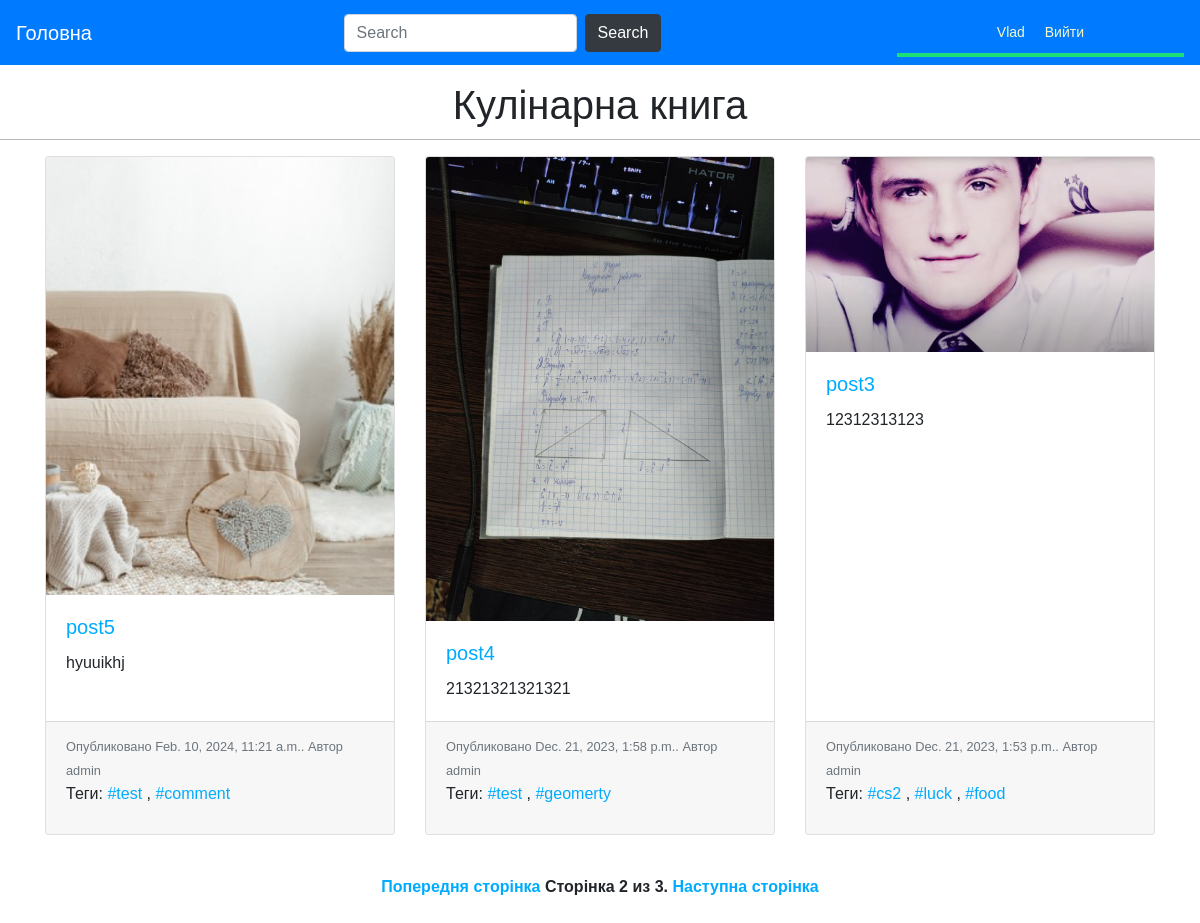
The page /blog/?page=2 (signed in) on the database its author committed.
### blog/models.py (models this page shows, shortened)
class Post(models.Model):
    STATUS_CHOISES=(('draft','Draft'),('published','Published'),)
    title = models.CharField(max_length=250,verbose_name='Post name')
    slug = models.SlugField(max_length=250,unique_for_date='publish')
    author = models.ForeignKey(User,on_delete=models.CASCADE, related_name='blog_posts',verbose_name='Author')
    short_description = models.CharField(max_length=400,verbose_name='Description')
    publish = models.DateTimeField(default=timezone.now,verbose_name='Publish date')
    created = models.DateTimeField(auto_now_add=True, verbose_name='Create date')
    updated = models.DateTimeField(auto_now=True, verbose_name='Update')
    status = models.CharField(max_length=10, choices=STATUS_CHOISES,default='draft')
    image = models.ImageField(upload_to='porodact_images/',verbose_name='Image',blank=False)
    tags = TaggableManager()
    class Meta:
        ordering=('-publish',)
    def get_absolut_url(self):
        return reverse('blog:post_detail',args=[self.publish.year,
                                                self.publish.month,
                                                self.publish.day,
                                                self.slug])

### blog/views.py (the view)
# urls.py: path('', views.post_list, name='post_list'),
@login_required
def post_list(request, tag_slug=None):
    object_list = Post.objects.all()
    tag = None
    if tag_slug:
        tag = get_object_or_404(Tag, slug=tag_slug)
        object_list = object_list.filter(tags__in=[tag])
    paginator = Paginator(object_list, 3)  #
    page = request.GET.get('page')
    try:
        posts = paginator.page(page)
    except PageNotAnInteger:
        posts = paginator.page(1)
    except EmptyPage:
        posts = paginator.page(paginator.num_pages)
    return render(request, 'blog/post/list.html', {'page': page,
                                                   'posts': posts,
                                                   'tag': tag})

### blog/templates/blog/post/list.html (shortened to what this page needs)
{%extends 'blog/base.html'%}
{%block content%}
    <h1 class="title text-center my-3">Кулінарна книга</h1>
    <div class="container">
        <div class="card-deck">
            {% for post in posts %}
                <div class="card">
                    <a href="{{ post.get_absolut_url }}">
                        <img src="{{ MEDIA_URL }}{{ post.image.url }}" class="card-img-top" alt="...">
                    </a>
                    <div class="card-body">
                        <a href="{{ post.get_absolut_url }}">
                            <h5 class="card-title">{{ post.title }}</h5>
                        </a>
                        <p class="card-text">{{ post.short_description }}</p>
                    </div>
                    <div class="card-footer">
                        <small class="text-muted">Опубликовано {{ post.publish }}. Автор {{ post.author }}</small>
                        <p>Теги:
                            {% for tag in post.tags.all %}
                                <a href="{% url 'blog:post_list_by_tag' tag.slug %}">
                                {{ tag.name }}
                                </a>
                                {% if not forloop.last %}, {% endif %}
                            {% endfor %}
                        </p>
                    </div>
                </div>
            {% endfor %}
        </div>
    </div>
{% include 'paginations.html' with page=posts %}
{%endblock%}

### blog/templates/blog/base.html (shortened to what this page needs)
{%load static%}
<!DOCTYPE html>
<html lang="en">
<head>
   <link rel="stylesheet" href="https://cdn.jsdelivr.net/npm/bootstrap@4.5.3/dist/css/bootstrap.min.css">
   <link rel="stylesheet" href="{% static 'css/style.css' %}">
</head>
<body>
   {% block navbar %}
     <nav class="navbar navbar-expand-lg navbar-dark bg-primary">
         <a class="navbar-brand" href="{% url 'blog:post_list' %}">Головна</a>
         <div class="collapse navbar-collapse justify-content-center" id="navbarSupportedContent">
             <form class="form-inline my-2 my-lg-0">
                 <input class="form-control mr-sm-2" type="search" placeholder="Search" aria-label="Search">
                 <button class="btn btn-dark my-2 my-sm-0" type="submit">Search</button>
             </form>
         </div>
         <div id="header">
    <span class="user">
        {% if request.user.is_authenticated %}
            <a href="{% url 'blog:dashboard' %}" class="pr-3">
                {{ request.user.first_name }}
            </a>
            <a href="{% url 'blog:logout' %}">Вийти</a>
        {% else %}
            <a href="{% url 'blog:login' %}">Увійти</a>
        {% endif %}
    </span>
</div>
     </nav>
   {% endblock %}
   {%block content%}{% endblock %}
</body>
</html>

### blog/templates/paginations.html
<div class="pagination">
    <span class="step-links">
        {% if page.has_previous %}
            <a href="?page={{page.previous_page_number}}"> Попередня сторінка </a>
        {% endif %}
        <span class="current">
            Сторінка {{ page.number }} из {{ page.paginator.num_pages }}.
        </span>
        {% if page.has_next %}
            <a href="?page={{ page.next_page_number }}"> Наступна сторінка </a>
        {% endif %}
    </span>
</div>

### blog/static/css/style.css (style rules this page uses)
body { margin:0; padding:0; font-family:helvetica, sans-serif; }
a { color:#00abff; text-decoration:none; }
h1 { font-weight:normal; border-bottom:1px solid #bbb; padding:0 0 10px 0; }
.pagination { margin: 40px auto; font-weight: bold; }
.step-links { margin: 0 auto; }
#header { padding:10px 100px; font-size:14px; color:#fff; border-bottom:4px solid #1cdf78; overflow:auto; }
#header a { color:#f3f7cc; }
#header .user { float:right; padding-top:4px; }
nav { background-color: #574b60; }

### rows shown on the page
Post: image (picture), title "post5", short_description "hyuuikhj", publish "Feb. 10, 2024, 11:21 a.m.", author "admin"
Tag: name "#test"
Tag: name "#comment"
Post: image (picture), title "post4", short_description "21321321321321", publish "Dec. 21, 2023, 1:58 p.m.", author "admin"
Tag: name "#geomerty"
Post: image (picture), title "post3", short_description "12312313123", publish "Dec. 21, 2023, 1:53 p.m.", author "admin"
Tag: name "#cs2"
Tag: name "#luck"
Tag: name "#food"

### other values the page prints
{{ request.user.first_name }} "Vlad"
{{ page.number }} "2"
{{ page.paginator.num_pages }} "3"
